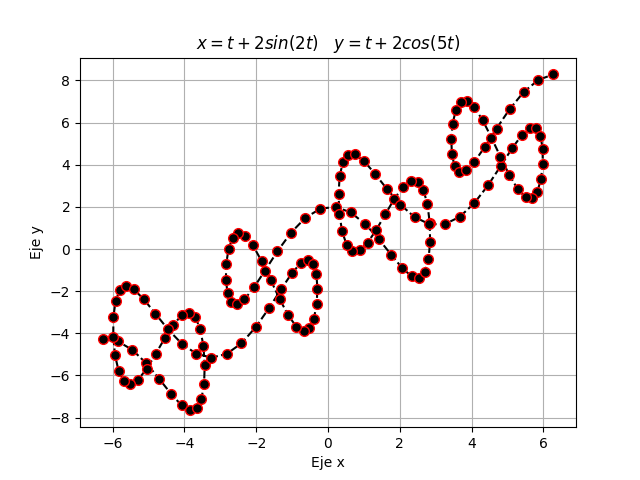

Write Python code to recreate this figure.
import matplotlib.pyplot as plt
import numpy as np
from numpy import sin, cos

tpoints = np.linspace( -2*np.pi, 2*np.pi, 150)
def x(t):
    return (tpoints + 2*(sin(2*tpoints)))

def y(t):
    return (tpoints + 2*(cos(5*tpoints)))

plt.plot(x(tpoints), y(tpoints),'o--k', markersize = 7, mec = 'r', mfc = 'k')
plt.title('$x = t + 2sin(2t)$'+'   $y = t + 2cos(5t)$')
plt.ylabel('Eje y')
plt.xlabel('Eje x')
plt.grid(True)
plt.show()
